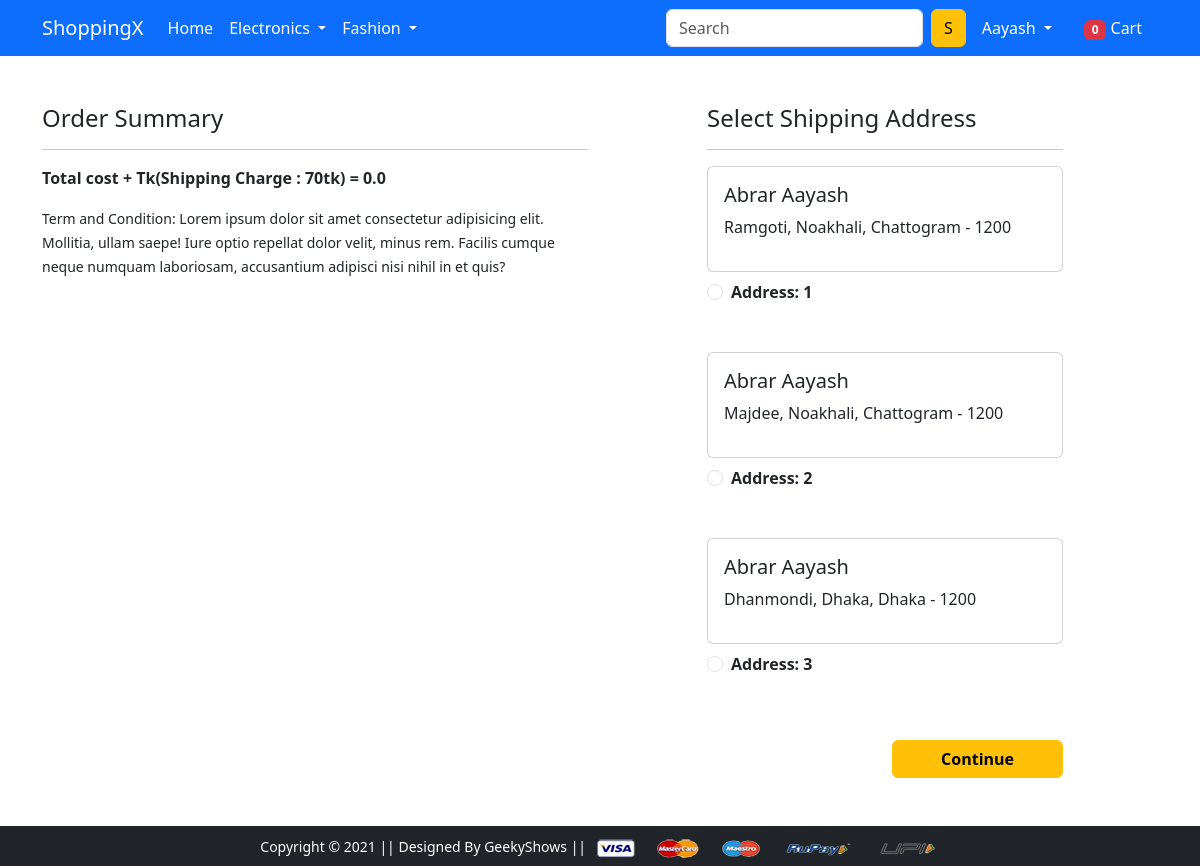
/checkout/ (signed in), run on an earlier commit of the app's database.
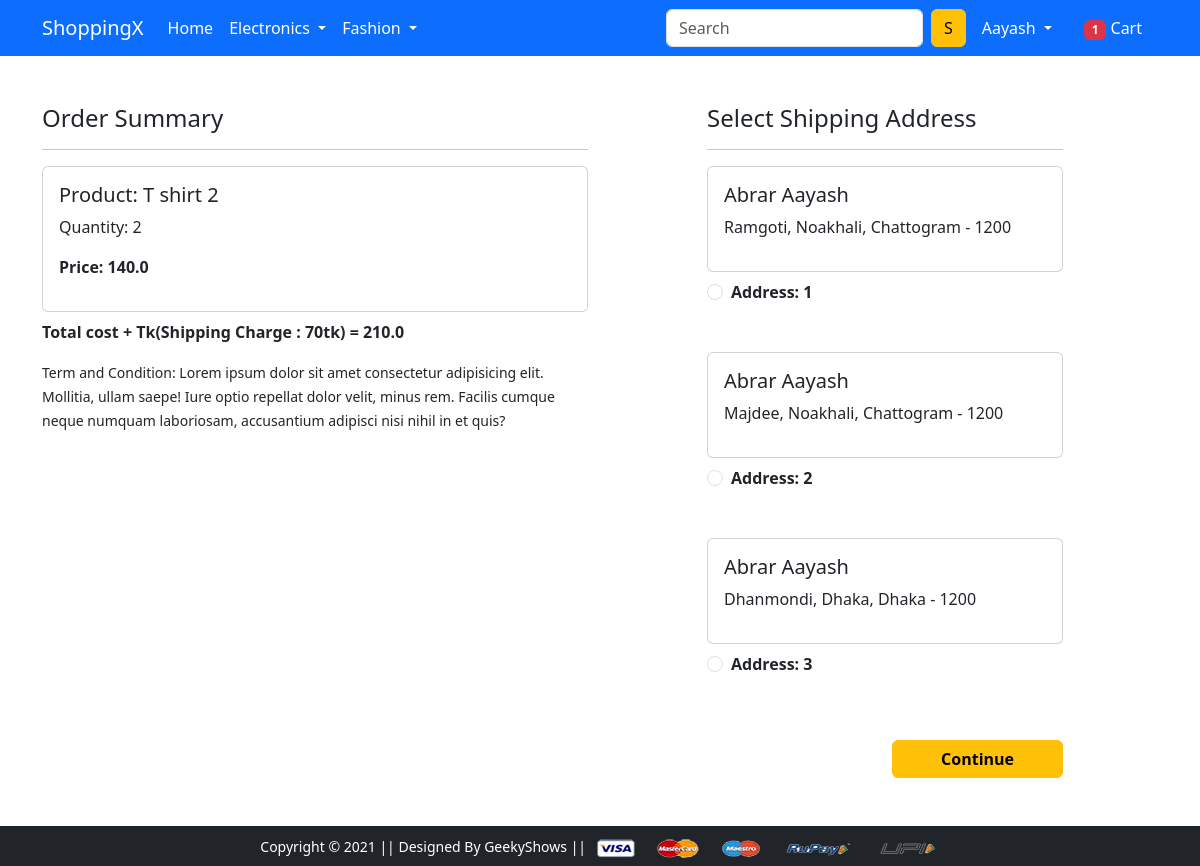
And on a later commit of the database.
### app/models.py (models this page shows, shortened)
class Customer(models.Model):
    user = models.ForeignKey(User, on_delete=models.CASCADE)
    name = models.CharField(max_length=200)
    locality = models.CharField(max_length=200)
    city = models.CharField(max_length=50)
    zipcode = models.IntegerField()
    state = models.CharField(choices=STATE_CHOICES, max_length=50)

class Cart(models.Model):
    user = models.ForeignKey(User, on_delete=models.CASCADE)
    product = models.ForeignKey(Product, on_delete=models.CASCADE)
    quantity = models.PositiveIntegerField(default=1)
    @property
    def total_cost(self):
        return self.quantity * self.product.discounted_price

class Product(models.Model):
    title = models.CharField(max_length=100)
    selling_price = models.FloatField()
    discounted_price = models.FloatField()
    description = models.TextField()
    brand = models.CharField(max_length=100)
    category = models.CharField(choices=CATEGORY_CHOICES, max_length=2)
    product_image = models.ImageField(upload_to='productimg')

### app/views.py (the view)
# urls.py: path('checkout/',  views.checkout, name='checkout'),
@login_required
def checkout(request):
 totalitem = 0
 user = request.user
 add = Customer.objects.filter(user=user)
 cart_items = Cart.objects.filter(user=user)
 amount = 0.0
 shipping_amount = 70.0
 totalamount = 0.0
 cart_product = [p for p in Cart.objects.all() if p.user == request.user]
 if cart_product:
  for p in cart_product:
   tempamount = (p.quantity * p.product.discounted_price)
   amount += tempamount
  totalamount = amount + shipping_amount
 if request.user.is_authenticated:
   totalitem = len(Cart.objects.filter(user=request.user))
 return render(request, 'app/checkout.html', {'add':add, 'totalamount':totalamount, 'cart_items': cart_items, 'totalitem':totalitem})

### app/templates/app/checkout.html (shortened to what this page needs)
{% extends 'app/base.html' %}
{% load static %}
{% block main-content %}
<div class="container">
 <div class="row mt-5">
  <div class="col-sm-6">
    <h4>Order Summary</h4>
    <hr>
    {% for item in cart_items %}
      <div class="card mb-2">
        <div class="card-body">
          <h5>Product: {{item.product.title}}</h5>
          <p>Quantity: {{item.quantity}}</p>
          <p class="fw-bold">Price: {{item.total_cost}}</p>
        </div>
      </div>
    {% endfor %}
    <p class="fw-bold">Total cost + Tk(Shipping Charge : 70tk) = {{totalamount}}</p>
    <small>Term and Condition: Lorem ipsum dolor sit amet consectetur adipisicing elit. Mollitia, ullam saepe! Iure optio repellat dolor velit, minus rem. Facilis cumque neque numquam laboriosam, accusantium adipisci nisi nihil in et quis?</small>
  </div>
  <div class="col-sm-4 offset-sm-1">
    <h4>Select Shipping Address</h4>
    <hr>
    <form action="/paymentdone">
      {% for ad in add %}
      <div class="card">
        <div class="card-body">
        <h5>{{ad.name}}</h5>
        <p>{{ad.locality}}, {{ad.city}}, {{ad.state}} - {{ad.zipcode}} </p>
        </div>
      </div>
        <div class="form-check mt-2 mb-5">
          <input class="form-check-input" type="radio" name="custid" id="custadd{{forloop.counter}}" value="{{ad.id}}">
          <label class="form-check-label fw-bold" for="custadd{{forloop.counter}}">
            Address: {{forloop.counter}} </label>
        </div>
        {% endfor %}
        <div class="text-end">
          <button type="submit" class="btn btn-warning mt-3 px-5 fw-bold">Continue</button>
        </div>
      </form>
    </div>
  </div>
</div>
{% endblock main-content %}

### app/templates/app/base.html (shortened to what this page needs)
<!doctype html>
{% load static %}
<html lang="en">
  <head>
    <link rel="stylesheet" href="{% static 'app/css/bootstrap.min.css' %}">
    <link rel="stylesheet" href="{% static 'app/css/owl.carousel.min.css' %}">
    <link rel="stylesheet" href="{% static 'app/css/all.min.css' %}">
    <link rel="stylesheet" href="{% static 'app/css/style.css' %}">
  </head>
  <body>
    <nav class="navbar navbar-expand-lg navbar-dark bg-primary">
     <div class="container">
       <a class="navbar-brand" href="/">ShoppingX</a>
       <div class="collapse navbar-collapse" id="navbarSupportedContent">
         <ul class="navbar-nav me-auto mb-2 mb-lg-0">
           <li class="nav-item">
             <a class="nav-link active" aria-current="page" href="/">Home</a>
           </li>
           <li class="nav-item dropdown">
             <a class="nav-link dropdown-toggle text-white" href="#" id="electronicsDropdown" role="button" data-bs-toggle="dropdown" aria-expanded="false">
               Electronics
             </a>
           </li>
           <li class="nav-item dropdown">
             <a class="nav-link dropdown-toggle text-white" href="#" id="fashionDropdown" role="button" data-bs-toggle="dropdown" aria-expanded="false">
               Fashion
             </a>
           </li>
         </ul>
         <form class="d-flex">
           <input class="form-control me-2" type="search" placeholder="Search" aria-label="Search">
           <button class="btn btn-warning" type="submit">S</button>
         </form>
         <div>
          <ul class="navbar-nav me-auto mb-2 mb-lg-0">
            {% if request.user.is_authenticated %}
           <li class="nav-item dropdown mx-2">
              <a class="nav-link dropdown-toggle text-white" href="#" id="profileDropdown" role="button" data-bs-toggle="dropdown" aria-expanded="false">
                {{request.user.username|capfirst}}
              </a>
            </li>
            <li class="nav-item mx-2">
             <a href="{% url 'showcart' %}" class="nav-link text-white"><span class="badge bg-danger">{{totalitem}}</span> Cart </a>
            </li>
            {% endif %}
          </ul>
         </div>
       </div>
     </div>
    </nav>
    {% block main-content %} {% endblock main-content %}
    <footer class="container-fluid bg-dark text-center p-2 mt-5">
        <small class="text-white">Copyright &copy; 2021 || Designed By GeekyShows || </small>
        <img src="{% static 'app/images/payment.png' %}" alt="" srcset="" class="img-fluid" height="2px">
    </footer>
  </body>
</html>

What changed in the data, as far as the page shows it:
added Cart: product "T shirt 2", quantity "2", total_cost "140.0"
Also different on the page:
{{ totalitem }}: "0" → "1"
{{ totalamount }}: "0.0" → "210.0"
